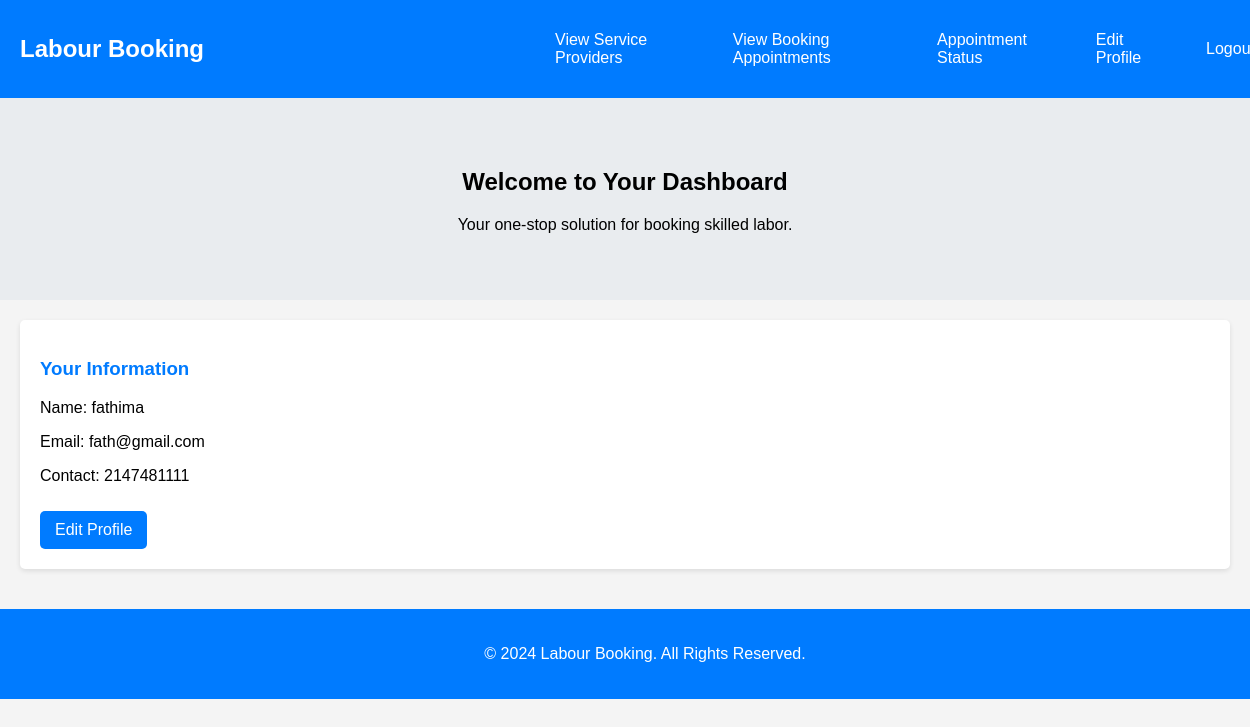
Page /userhome.php (signed in) on the committed database.
### tables this page shows
CREATE TABLE `users` (
  `Name` varchar(30) NOT NULL,
  `phone_no` varchar(15) NOT NULL,
  `email_id` varchar(30) NOT NULL,
  `username` varchar(30) NOT NULL,
  `password` varchar(10) NOT NULL,
  `usid` int(11) NOT NULL
);

### userhome.php (the view, shortened to what this page needs)
<?php
$conn = mysqli_connect("localhost", "root", "", "labour_booking");
$user_id = $_SESSION['user_id'];
$sql = "SELECT * FROM users WHERE usid = $user_id";
$result = mysqli_query($conn, $sql);
if ($result) {
    $user = mysqli_fetch_assoc($result);
} else {
    echo "Error: " . mysqli_error($conn);
    exit();
}
?>
<!DOCTYPE html>
<html lang="en">
<head>
    <link rel="stylesheet" href="userhome.css">
</head>
<body>
<nav>
    <div class="sappy">
        <h1>Labour Booking</h1>
        <div class="hi">
            <a href="view_service_providers.php" class="hello">View Service Providers</a>
            <a href="view_bookings.php" class="hello">View Booking Appointments</a>
            <a href="appointment_status.php" class="hello">Appointment Status</a>
            <a href="userprofile.php" class="hello">Edit Profile</a>
            <a href="logout.php" class="hello">Logout</a>
        </div>
    </div>
</nav>
    <header class="header">
        <h2>Welcome to Your Dashboard</h2>
        <p>Your one-stop solution for booking skilled labor.</p>
    </header>
    <main class="main-content">
        <section class="user-info">
            <h3>Your Information</h3>
            <p>Name: <?php echo htmlspecialchars($user['Name']); ?></p>
            <p>Email: <?php echo htmlspecialchars($user['email_id']); ?></p>
            <p>Contact: <?php echo htmlspecialchars($user['phone_no']); ?></p>
            <a href="userprofile.php" class="edit-profile">Edit Profile</a>
        </section>
    </main>
    <footer>
        <p>&copy; 2024 Labour Booking. All Rights Reserved.</p>
    </footer>
</body>
</html>

### userhome.css (style rules this page uses)
body { font-family: Arial, sans-serif; margin: 0; padding: 0; background-color: #f4f4f4; }
nav { background-color: #007BFF; color: white; padding: 15px 0; }
.sappy { display: flex; justify-content: space-between; align-items: center; width: 100%; margin: 0 auto; padding: 0 20px; }
.hi { display: flex; align-items: center; width: 60%; }
.hi a { color: white; text-decoration: none; margin-left: 20px; padding: 8px 15px; border-radius: 5px; transition: background-color 0.3s ease; }
.header { text-align: center; padding: 50px; background-color: #e9ecef; }
.main-content { padding: 20px; }
.services, .user-info { background-color: white; border-radius: 5px; padding: 20px; margin-bottom: 20px; box-shadow: 0 2px 5px rgba(0, 0, 0, 0.1); }
h3 { color: #007BFF; }
footer { text-align: center; padding: 20px; background-color: #007BFF; color: white; position: relative; bottom: 0; width: 100%; }
.edit-profile { display: inline-block; margin-top: 10px; padding: 10px 15px; background-color: #007BFF; color: white; text-decoration: none; border-radius: 5px; }

### rows in the picture
users: Name "fathima", email "fath@gmail.com", phone_no "2147481111"
